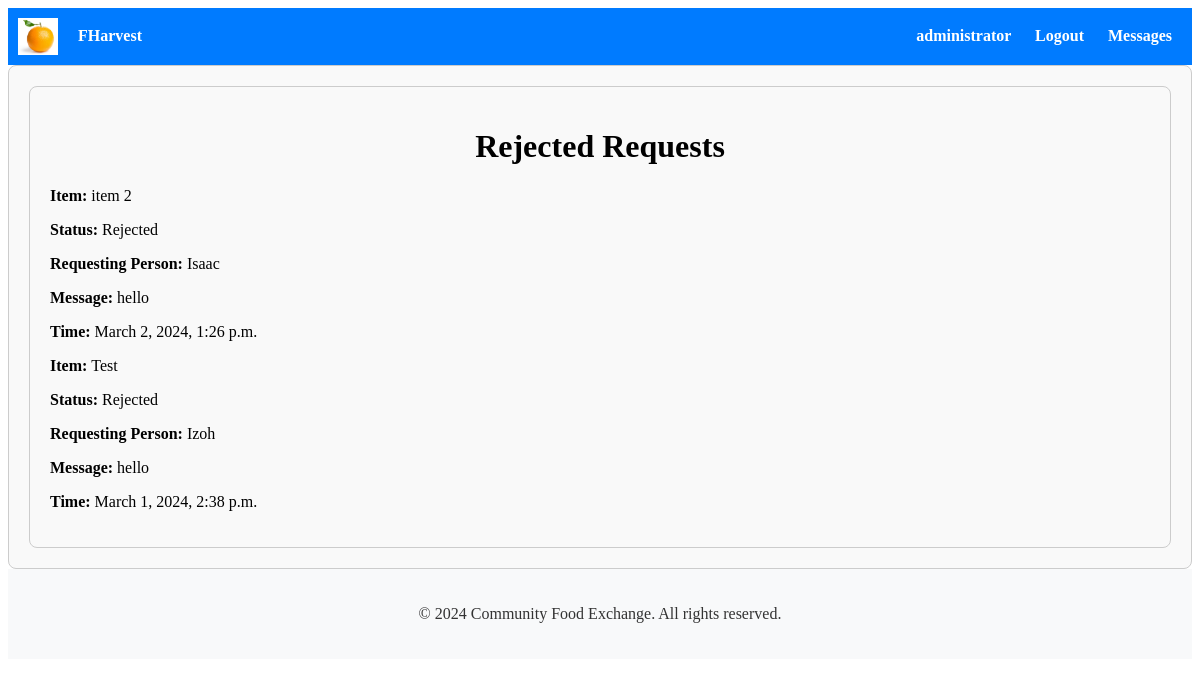
The app's page /exchange/rejected-requests/ (signed in), older data.
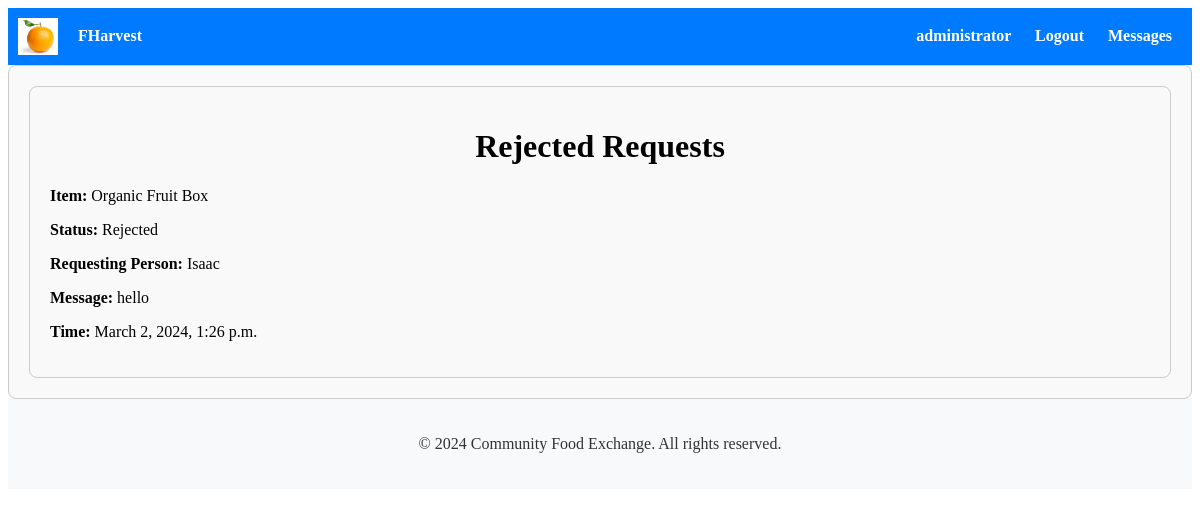
The same page, newer data.
### exchange/models.py (models this page shows, shortened)
class ExchangeRequest(models.Model):
    STATUS_CHOICES = [
        ('pending', 'Pending'),
        ('accepted', 'Accepted'),
        ('rejected', 'Rejected'),
        ('cancelled', 'Cancelled'),
    ]
    sender = models.ForeignKey(User, on_delete=models.CASCADE, related_name='exchange_sent_requests')
    receiver = models.ForeignKey(User, on_delete=models.CASCADE, related_name='exchange_received_requests')
    listing = models.ForeignKey(Listing, on_delete=models.CASCADE)
    message = models.TextField()
    status = models.CharField(max_length=20, choices=STATUS_CHOICES, default='pending')
    reason_for_cancellation = models.TextField(blank=True, null=True)
    created_at = models.DateTimeField(auto_now_add=True)

### listings/models.py (models this page shows, shortened)
class Listing(models.Model):
    user = models.ForeignKey(User, on_delete=models.CASCADE)
    item_name = models.CharField(max_length=100)
    description = models.TextField()
    quantity = models.CharField(max_length=100)  # Change to CharField
    expiration_date = models.DateField()
    preferred_exchange_method = models.CharField(max_length=200, help_text="Preferred exchange method")  # Add preferred exchange method
    created_at = models.DateTimeField(auto_now_add=True)
    image = CloudinaryField('image')

### exchange/views.py (the view)
# urls.py: path('rejected-requests/', rejected_requests, name='rejected_requests'),
@login_required
def rejected_requests(request):
    rejected_requests = ExchangeRequest.objects.filter(receiver=request.user, status='Rejected').order_by('-created_at')
    rejected_count = rejected_requests.count()
    return render(request, 'exchange/rejected_requests.html', {'rejected_requests': rejected_requests, 'rejected_count': rejected_count})

### exchange/templates/exchange/rejected_requests.html
{% extends 'accounts/base.html' %}
{% block content %}
<div class="container">
  <h1>Rejected Requests</h1>
  {% if rejected_requests %}
    <div class="exchange-requests">
      {% for request in rejected_requests %}
        <div class="exchange-request">
          <p><strong>Item: </strong>{{ request.listing.item_name }}</p>
          <p><strong>Status: </strong>{{ request.status }}</p>
          <p><strong>Requesting Person: </strong>{{ request.sender }}</p>
          <p><strong>Message: </strong>{{ request.message }}</p>
          <p><strong>Time: </strong>{{ request.created_at }}</p>
        </div>
      {% endfor %}
    </div>
  {% else %}
    <p>No rejected requests yet.</p>
  {% endif %}
</div>
{% endblock %}

Row changes from the older to the newer data that the page shows:
removed ExchangeRequest: listing.item_name "Test", status "Rejected", sender "Izoh", message "hello", created_at "March 1, 2024, 2:38 p.m."
changed through a linked row, ExchangeRequest "Rejected": listing.item_name "item 2" → "Organic Fruit Box"
